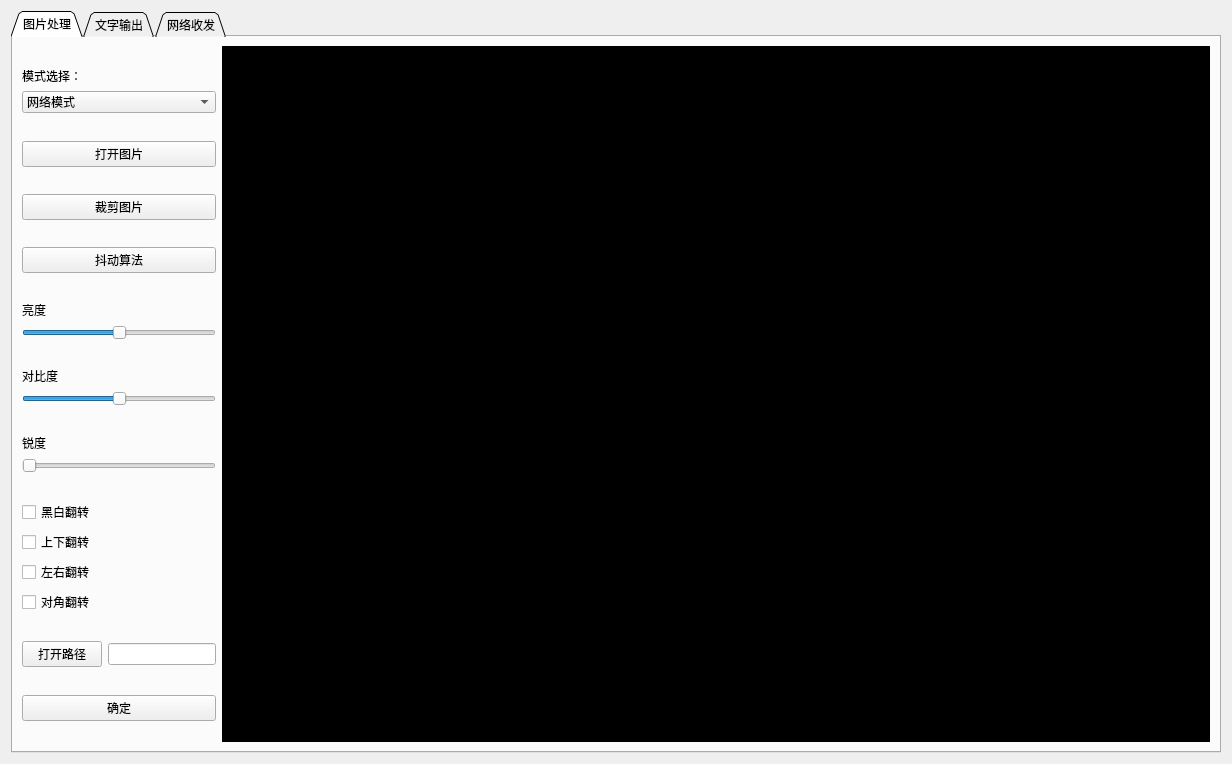
<?xml version="1.0" encoding="UTF-8"?>
<ui version="4.0">
 <class>Form</class>
 <widget class="QWidget" name="Form">
  <property name="geometry">
   <rect>
    <x>0</x>
    <y>0</y>
    <width>1232</width>
    <height>764</height>
   </rect>
  </property>
  <property name="windowTitle">
   <string>Form</string>
  </property>
  <layout class="QHBoxLayout" name="horizontalLayout">
   <item>
    <widget class="QTabWidget" name="tabWidget">
     <property name="tabPosition">
      <enum>QTabWidget::North</enum>
     </property>
     <property name="tabShape">
      <enum>QTabWidget::Triangular</enum>
     </property>
     <property name="currentIndex">
      <number>0</number>
     </property>
     <property name="elideMode">
      <enum>Qt::ElideNone</enum>
     </property>
     <widget class="QWidget" name="QPictureProcess">
      <attribute name="title">
       <string>图片处理</string>
      </attribute>
      <layout class="QFormLayout" name="formLayout_2">
       <item row="0" column="1">
        <layout class="QGridLayout" name="gridLayout">
         <item row="0" column="0">
          <widget class="GraphicsView" name="ShowImage">
           <property name="autoFillBackground">
            <bool>true</bool>
           </property>
           <property name="styleSheet">
            <string notr="true">background: rgb(0, 0, 0)</string>
           </property>
           <property name="frameShape">
            <enum>QFrame::Panel</enum>
           </property>
           <property name="verticalScrollBarPolicy">
            <enum>Qt::ScrollBarAlwaysOff</enum>
           </property>
           <property name="horizontalScrollBarPolicy">
            <enum>Qt::ScrollBarAlwaysOff</enum>
           </property>
           <property name="backgroundBrush">
            <brush brushstyle="SolidPattern">
             <color alpha="0">
              <red>29</red>
              <green>29</green>
              <blue>29</blue>
             </color>
            </brush>
           </property>
           <property name="foregroundBrush">
            <brush brushstyle="NoBrush">
             <color alpha="255">
              <red>0</red>
              <green>0</green>
              <blue>0</blue>
             </color>
            </brush>
           </property>
           <property name="interactive">
            <bool>true</bool>
           </property>
           <property name="sceneRect">
            <rectf>
             <x>0.000000000000000</x>
             <y>0.000000000000000</y>
             <width>0.000000000000000</width>
             <height>0.000000000000000</height>
            </rectf>
           </property>
           <property name="cacheMode">
            <set>QGraphicsView::CacheNone</set>
           </property>
          </widget>
         </item>
        </layout>
       </item>
       <item row="0" column="0">
        <layout class="QVBoxLayout" name="verticalLayout_3">
         <item>
          <spacer name="verticalSpacer_17">
           <property name="orientation">
            <enum>Qt::Vertical</enum>
           </property>
           <property name="sizeHint" stdset="0">
            <size>
             <width>20</width>
             <height>40</height>
            </size>
           </property>
          </spacer>
         </item>
         <item>
          <widget class="QLabel" name="ModeSelectlabel">
           <property name="enabled">
            <bool>true</bool>
           </property>
           <property name="text">
            <string>模式选择：</string>
           </property>
          </widget>
         </item>
         <item>
          <widget class="QComboBox" name="ModeSelectcomboBox">
           <item>
            <property name="text">
             <string>网络模式</string>
            </property>
           </item>
           <item>
            <property name="text">
             <string>单片机模式</string>
            </property>
           </item>
          </widget>
         </item>
         <item>
          <spacer name="verticalSpacer_9">
           <property name="orientation">
            <enum>Qt::Vertical</enum>
           </property>
           <property name="sizeHint" stdset="0">
            <size>
             <width>20</width>
             <height>40</height>
            </size>
           </property>
          </spacer>
         </item>
         <item>
          <widget class="QPushButton" name="OpenPicFileButton">
           <property name="text">
            <string>打开图片</string>
           </property>
          </widget>
         </item>
         <item>
          <spacer name="verticalSpacer_14">
           <property name="orientation">
            <enum>Qt::Vertical</enum>
           </property>
           <property name="sizeHint" stdset="0">
            <size>
             <width>20</width>
             <height>40</height>
            </size>
           </property>
          </spacer>
         </item>
         <item>
          <widget class="QPushButton" name="CroppushButton">
           <property name="text">
            <string>裁剪图片</string>
           </property>
          </widget>
         </item>
         <item>
          <spacer name="verticalSpacer_15">
           <property name="orientation">
            <enum>Qt::Vertical</enum>
           </property>
           <property name="sizeHint" stdset="0">
            <size>
             <width>20</width>
             <height>40</height>
            </size>
           </property>
          </spacer>
         </item>
         <item>
          <widget class="QPushButton" name="DouDongpushButton">
           <property name="text">
            <string>抖动算法</string>
           </property>
          </widget>
         </item>
         <item>
          <spacer name="verticalSpacer_11">
           <property name="orientation">
            <enum>Qt::Vertical</enum>
           </property>
           <property name="sizeHint" stdset="0">
            <size>
             <width>20</width>
             <height>40</height>
            </size>
           </property>
          </spacer>
         </item>
         <item>
          <widget class="QLabel" name="label_2">
           <property name="text">
            <string>亮度</string>
           </property>
          </widget>
         </item>
         <item>
          <widget class="QSlider" name="BrightnesshorizontalSlider">
           <property name="value">
            <number>50</number>
           </property>
           <property name="sliderPosition">
            <number>50</number>
           </property>
           <property name="orientation">
            <enum>Qt::Horizontal</enum>
           </property>
          </widget>
         </item>
         <item>
          <spacer name="verticalSpacer_19">
           <property name="orientation">
            <enum>Qt::Vertical</enum>
           </property>
           <property name="sizeHint" stdset="0">
            <size>
             <width>20</width>
             <height>40</height>
            </size>
           </property>
          </spacer>
         </item>
         <item>
          <widget class="QLabel" name="label_3">
           <property name="text">
            <string>对比度</string>
           </property>
          </widget>
         </item>
         <item>
          <widget class="QSlider" name="ContrasthorizontalSlider">
           <property name="sliderPosition">
            <number>50</number>
           </property>
           <property name="orientation">
            <enum>Qt::Horizontal</enum>
           </property>
          </widget>
         </item>
         <item>
          <spacer name="verticalSpacer_12">
           <property name="orientation">
            <enum>Qt::Vertical</enum>
           </property>
           <property name="sizeHint" stdset="0">
            <size>
             <width>20</width>
             <height>40</height>
            </size>
           </property>
          </spacer>
         </item>
         <item>
          <widget class="QLabel" name="label_5">
           <property name="text">
            <string>锐度</string>
           </property>
          </widget>
         </item>
         <item>
          <widget class="QSlider" name="SharpnesshorizontalSlider">
           <property name="value">
            <number>0</number>
           </property>
           <property name="sliderPosition">
            <number>0</number>
           </property>
           <property name="orientation">
            <enum>Qt::Horizontal</enum>
           </property>
          </widget>
         </item>
         <item>
          <spacer name="verticalSpacer_13">
           <property name="orientation">
            <enum>Qt::Vertical</enum>
           </property>
           <property name="sizeHint" stdset="0">
            <size>
             <width>20</width>
             <height>40</height>
            </size>
           </property>
          </spacer>
         </item>
         <item>
          <widget class="QCheckBox" name="BtoWcheckBox">
           <property name="text">
            <string>黑白翻转</string>
           </property>
          </widget>
         </item>
         <item>
          <widget class="QCheckBox" name="UpDowncheckBox">
           <property name="text">
            <string>上下翻转</string>
           </property>
          </widget>
         </item>
         <item>
          <widget class="QCheckBox" name="LeftRightcheckBox">
           <property name="text">
            <string>左右翻转</string>
           </property>
          </widget>
         </item>
         <item>
          <widget class="QCheckBox" name="DiagonalcheckBox">
           <property name="text">
            <string>对角翻转</string>
           </property>
          </widget>
         </item>
         <item>
          <spacer name="verticalSpacer_8">
           <property name="orientation">
            <enum>Qt::Vertical</enum>
           </property>
           <property name="sizeHint" stdset="0">
            <size>
             <width>20</width>
             <height>40</height>
            </size>
           </property>
          </spacer>
         </item>
         <item>
          <layout class="QHBoxLayout" name="horizontalLayout_5">
           <item>
            <widget class="QPushButton" name="pushButton">
             <property name="text">
              <string>打开路径</string>
             </property>
            </widget>
           </item>
           <item>
            <widget class="QLineEdit" name="lineEdit"/>
           </item>
          </layout>
         </item>
         <item>
          <spacer name="verticalSpacer_18">
           <property name="orientation">
            <enum>Qt::Vertical</enum>
           </property>
           <property name="sizeHint" stdset="0">
            <size>
             <width>20</width>
             <height>40</height>
            </size>
           </property>
          </spacer>
         </item>
         <item>
          <widget class="QPushButton" name="PicProcessConfirm">
           <property name="text">
            <string>确定</string>
           </property>
          </widget>
         </item>
         <item>
          <spacer name="verticalSpacer_10">
           <property name="orientation">
            <enum>Qt::Vertical</enum>
           </property>
           <property name="sizeHint" stdset="0">
            <size>
             <width>20</width>
             <height>40</height>
            </size>
           </property>
          </spacer>
         </item>
        </layout>
       </item>
      </layout>
     </widget>
     <widget class="QWidget" name="QTextOutput">
      <attribute name="title">
       <string>文字输出</string>
      </attribute>
     </widget>
     <widget class="QWidget" name="QNetIO">
      <attribute name="title">
       <string>网络收发</string>
      </attribute>
      <layout class="QFormLayout" name="formLayout">
       <item row="2" column="0">
        <widget class="QTabWidget" name="send_receive_setting">
         <property name="minimumSize">
          <size>
           <width>190</width>
           <height>0</height>
          </size>
         </property>
         <property name="currentIndex">
          <number>1</number>
         </property>
         <widget class="QWidget" name="tab">
          <attribute name="title">
           <string>接收设置</string>
          </attribute>
          <layout class="QVBoxLayout" name="verticalLayout_2">
           <item>
            <widget class="QCheckBox" name="HEXReceiveCheckBox">
             <property name="toolTip">
              <string>以十六进接收</string>
             </property>
             <property name="text">
              <string>HEX(暂不支持)</string>
             </property>
            </widget>
           </item>
           <item>
            <widget class="QCheckBox" name="ReceivePauseCheckBox">
             <property name="text">
              <string>暂停接收显示</string>
             </property>
            </widget>
           </item>
           <item>
            <layout class="QHBoxLayout" name="horizontalLayout_2">
             <property name="spacing">
              <number>7</number>
             </property>
             <item>
              <widget class="QPushButton" name="RSaveDataButton">
               <property name="toolTip">
                <string>保存接收区内容到txt文件 Ctrl+S</string>
               </property>
               <property name="text">
                <string>保存数据</string>
               </property>
               <property name="shortcut">
                <string>Ctrl+S</string>
               </property>
              </widget>
             </item>
             <item>
              <widget class="QPushButton" name="RClearButton">
               <property name="toolTip">
                <string>清空接收区显示</string>
               </property>
               <property name="text">
                <string>清空显示</string>
               </property>
              </widget>
             </item>
            </layout>
           </item>
          </layout>
         </widget>
         <widget class="QWidget" name="tab_2">
          <attribute name="title">
           <string>发送设置</string>
          </attribute>
          <layout class="QVBoxLayout" name="verticalLayout_5">
           <item>
            <widget class="QCheckBox" name="SendHEXCheckBox">
             <property name="toolTip">
              <string>以十六进制发送</string>
             </property>
             <property name="text">
              <string>HEX(暂不支持)</string>
             </property>
            </widget>
           </item>
           <item>
            <widget class="QCheckBox" name="LoopSendCheckBox">
             <property name="text">
              <string>循环发送</string>
             </property>
            </widget>
           </item>
           <item>
            <layout class="QHBoxLayout" name="horizontalLayout_6">
             <property name="spacing">
              <number>2</number>
             </property>
             <item>
              <widget class="QLabel" name="label">
               <property name="sizePolicy">
                <sizepolicy hsizetype="Preferred" vsizetype="Maximum">
                 <horstretch>0</horstretch>
                 <verstretch>0</verstretch>
                </sizepolicy>
               </property>
               <property name="text">
                <string>循环时间</string>
               </property>
              </widget>
             </item>
             <item>
              <widget class="QSpinBox" name="LoopSendSpinBox">
               <property name="sizePolicy">
                <sizepolicy hsizetype="Minimum" vsizetype="Fixed">
                 <horstretch>0</horstretch>
                 <verstretch>0</verstretch>
                </sizepolicy>
               </property>
               <property name="minimumSize">
                <size>
                 <width>68</width>
                 <height>0</height>
                </size>
               </property>
               <property name="suffix">
                <string> ms</string>
               </property>
               <property name="minimum">
                <number>1</number>
               </property>
               <property name="maximum">
                <number>9999999</number>
               </property>
               <property name="singleStep">
                <number>100</number>
               </property>
               <property name="value">
                <number>1000</number>
               </property>
              </widget>
             </item>
            </layout>
           </item>
          </layout>
         </widget>
        </widget>
       </item>
       <item row="2" column="1">
        <layout class="QGridLayout" name="gridLayout_2">
         <property name="leftMargin">
          <number>5</number>
         </property>
         <property name="horizontalSpacing">
          <number>10</number>
         </property>
         <item row="0" column="1">
          <widget class="QPushButton" name="OpenFilePushButton">
           <property name="minimumSize">
            <size>
             <width>0</width>
             <height>25</height>
            </size>
           </property>
           <property name="maximumSize">
            <size>
             <width>80</width>
             <height>25</height>
            </size>
           </property>
           <property name="toolTip">
            <string>打开要发送的文本文件或选择WebServer工作目录 Ctrl+O</string>
           </property>
           <property name="text">
            <string>打开文件</string>
           </property>
           <property name="shortcut">
            <string>Ctrl+O</string>
           </property>
          </widget>
         </item>
         <item row="1" column="1">
          <widget class="QPushButton" name="SendButton">
           <property name="sizePolicy">
            <sizepolicy hsizetype="Minimum" vsizetype="Fixed">
             <horstretch>0</horstretch>
             <verstretch>0</verstretch>
            </sizepolicy>
           </property>
           <property name="minimumSize">
            <size>
             <width>0</width>
             <height>50</height>
            </size>
           </property>
           <property name="maximumSize">
            <size>
             <width>80</width>
             <height>50</height>
            </size>
           </property>
           <property name="toolTip">
            <string>Alt+Enter发送</string>
           </property>
           <property name="text">
            <string>发送</string>
           </property>
           <property name="shortcut">
            <string>Alt+Return</string>
           </property>
          </widget>
         </item>
         <item row="0" column="0" rowspan="2">
          <widget class="QPlainTextEdit" name="SendPlainTextEdit">
           <property name="plainText">
            <string/>
           </property>
           <property name="placeholderText">
            <string>输入要发送的数据</string>
           </property>
          </widget>
         </item>
        </layout>
       </item>
       <item row="3" column="0">
        <layout class="QHBoxLayout" name="horizontalLayout_3" stretch="0,0,0">
         <item>
          <widget class="QLabel" name="label_7">
           <property name="sizePolicy">
            <sizepolicy hsizetype="Preferred" vsizetype="Preferred">
             <horstretch>0</horstretch>
             <verstretch>0</verstretch>
            </sizepolicy>
           </property>
           <property name="toolTip">
            <string>网络连接状态</string>
           </property>
           <property name="text">
            <string>状态:</string>
           </property>
           <property name="alignment">
            <set>Qt::AlignBottom|Qt::AlignLeading|Qt::AlignLeft</set>
           </property>
          </widget>
         </item>
         <item>
          <widget class="QLabel" name="StateLabel">
           <property name="sizePolicy">
            <sizepolicy hsizetype="Fixed" vsizetype="Preferred">
             <horstretch>0</horstretch>
             <verstretch>0</verstretch>
            </sizepolicy>
           </property>
           <property name="minimumSize">
            <size>
             <width>120</width>
             <height>25</height>
            </size>
           </property>
           <property name="maximumSize">
            <size>
             <width>120</width>
             <height>25</height>
            </size>
           </property>
           <property name="text">
            <string>未连接</string>
           </property>
           <property name="alignment">
            <set>Qt::AlignBottom|Qt::AlignLeading|Qt::AlignLeft</set>
           </property>
          </widget>
         </item>
         <item>
          <spacer name="horizontalSpacer_2">
           <property name="orientation">
            <enum>Qt::Horizontal</enum>
           </property>
           <property name="sizeHint" stdset="0">
            <size>
             <width>40</width>
             <height>20</height>
            </size>
           </property>
          </spacer>
         </item>
        </layout>
       </item>
       <item row="3" column="1">
        <layout class="QHBoxLayout" name="horizontalLayout_4">
         <item>
          <widget class="QLabel" name="label_9">
           <property name="toolTip">
            <string/>
           </property>
           <property name="text">
            <string>发送计数:</string>
           </property>
           <property name="alignment">
            <set>Qt::AlignBottom|Qt::AlignLeading|Qt::AlignLeft</set>
           </property>
          </widget>
         </item>
         <item>
          <widget class="QLabel" name="SendCounterLabel">
           <property name="sizePolicy">
            <sizepolicy hsizetype="Fixed" vsizetype="Preferred">
             <horstretch>0</horstretch>
             <verstretch>0</verstretch>
            </sizepolicy>
           </property>
           <property name="minimumSize">
            <size>
             <width>50</width>
             <height>0</height>
            </size>
           </property>
           <property name="maximumSize">
            <size>
             <width>50</width>
             <height>16777215</height>
            </size>
           </property>
           <property name="text">
            <string>0</string>
           </property>
           <property name="alignment">
            <set>Qt::AlignBottom|Qt::AlignLeading|Qt::AlignLeft</set>
           </property>
           <property name="textInteractionFlags">
            <set>Qt::LinksAccessibleByMouse|Qt::TextSelectableByMouse</set>
           </property>
          </widget>
         </item>
         <item>
          <spacer name="horizontalSpacer">
           <property name="orientation">
            <enum>Qt::Horizontal</enum>
           </property>
           <property name="sizeHint" stdset="0">
            <size>
             <width>40</width>
             <height>20</height>
            </size>
           </property>
          </spacer>
         </item>
         <item>
          <widget class="QLabel" name="label_10">
           <property name="text">
            <string>接收计数:</string>
           </property>
           <property name="alignment">
            <set>Qt::AlignBottom|Qt::AlignLeading|Qt::AlignLeft</set>
           </property>
          </widget>
         </item>
         <item>
          <widget class="QLabel" name="ReceiveCounterLabel">
           <property name="sizePolicy">
            <sizepolicy hsizetype="Fixed" vsizetype="Preferred">
             <horstretch>0</horstretch>
             <verstretch>0</verstretch>
            </sizepolicy>
           </property>
           <property name="minimumSize">
            <size>
             <width>50</width>
             <height>0</height>
            </size>
           </property>
           <property name="maximumSize">
            <size>
             <width>50</width>
             <height>16777215</height>
            </size>
           </property>
           <property name="text">
            <string>0</string>
           </property>
           <property name="alignment">
            <set>Qt::AlignBottom|Qt::AlignLeading|Qt::AlignLeft</set>
           </property>
           <property name="textInteractionFlags">
            <set>Qt::LinksAccessibleByMouse|Qt::TextSelectableByMouse</set>
           </property>
          </widget>
         </item>
         <item>
          <spacer name="horizontalSpacer_3">
           <property name="orientation">
            <enum>Qt::Horizontal</enum>
           </property>
           <property name="sizeHint" stdset="0">
            <size>
             <width>40</width>
             <height>20</height>
            </size>
           </property>
          </spacer>
         </item>
         <item>
          <widget class="QPushButton" name="CounterResetButton">
           <property name="text">
            <string>复位计数</string>
           </property>
          </widget>
         </item>
        </layout>
       </item>
       <item row="1" column="1">
        <layout class="QVBoxLayout" name="verticalLayout_4">
         <property name="leftMargin">
          <number>5</number>
         </property>
         <property name="topMargin">
          <number>10</number>
         </property>
         <property name="rightMargin">
          <number>0</number>
         </property>
         <property name="bottomMargin">
          <number>0</number>
         </property>
         <item>
          <widget class="QLabel" name="ReceiveLabel">
           <property name="sizePolicy">
            <sizepolicy hsizetype="Preferred" vsizetype="Preferred">
             <horstretch>0</horstretch>
             <verstretch>0</verstretch>
            </sizepolicy>
           </property>
           <property name="text">
            <string>数据接收区</string>
           </property>
           <property name="alignment">
            <set>Qt::AlignBottom|Qt::AlignLeading|Qt::AlignLeft</set>
           </property>
           <property name="wordWrap">
            <bool>false</bool>
           </property>
          </widget>
         </item>
         <item>
          <widget class="QPlainTextEdit" name="ReceivePlainTextEdit">
           <property name="readOnly">
            <bool>true</bool>
           </property>
          </widget>
         </item>
        </layout>
       </item>
       <item row="1" column="0">
        <layout class="QVBoxLayout" name="verticalLayout">
         <item>
          <spacer name="verticalSpacer_7">
           <property name="orientation">
            <enum>Qt::Vertical</enum>
           </property>
           <property name="sizeHint" stdset="0">
            <size>
             <width>20</width>
             <height>50</height>
            </size>
           </property>
          </spacer>
         </item>
         <item>
          <widget class="QLabel" name="ProtocolTypeLabel">
           <property name="text">
            <string>协议类型</string>
           </property>
           <property name="alignment">
            <set>Qt::AlignBottom|Qt::AlignLeading|Qt::AlignLeft</set>
           </property>
           <property name="buddy">
            <cstring>ProtocolTypeComboBox</cstring>
           </property>
          </widget>
         </item>
         <item>
          <widget class="QComboBox" name="ProtocolTypeComboBox">
           <item>
            <property name="text">
             <string>TCP</string>
            </property>
           </item>
           <item>
            <property name="text">
             <string>UDP</string>
            </property>
           </item>
           <item>
            <property name="text">
             <string>Web Server</string>
            </property>
           </item>
          </widget>
         </item>
         <item>
          <spacer name="verticalSpacer">
           <property name="orientation">
            <enum>Qt::Vertical</enum>
           </property>
           <property name="sizeHint" stdset="0">
            <size>
             <width>20</width>
             <height>40</height>
            </size>
           </property>
          </spacer>
         </item>
         <item>
          <widget class="QLabel" name="MyHostAddrLabel">
           <property name="text">
            <string>本机IP地址</string>
           </property>
           <property name="alignment">
            <set>Qt::AlignBottom|Qt::AlignLeading|Qt::AlignLeft</set>
           </property>
           <property name="buddy">
            <cstring>MyHostAddrLineEdit</cstring>
           </property>
          </widget>
         </item>
         <item>
          <widget class="QLineEdit" name="MyHostAddrLineEdit">
           <property name="inputMask">
            <string/>
           </property>
           <property name="alignment">
            <set>Qt::AlignLeading|Qt::AlignLeft|Qt::AlignVCenter</set>
           </property>
           <property name="readOnly">
            <bool>false</bool>
           </property>
          </widget>
         </item>
         <item>
          <spacer name="verticalSpacer_6">
           <property name="orientation">
            <enum>Qt::Vertical</enum>
           </property>
           <property name="sizeHint" stdset="0">
            <size>
             <width>20</width>
             <height>40</height>
            </size>
           </property>
          </spacer>
         </item>
         <item>
          <widget class="QLabel" name="MyPortLabel">
           <property name="text">
            <string>本地端口</string>
           </property>
           <property name="alignment">
            <set>Qt::AlignBottom|Qt::AlignLeading|Qt::AlignLeft</set>
           </property>
           <property name="buddy">
            <cstring>MyPortLineEdit</cstring>
           </property>
          </widget>
         </item>
         <item>
          <widget class="PortLineEdit" name="MyPortLineEdit">
           <property name="toolTip">
            <string>作为Server启动时绑定的本地端口</string>
           </property>
           <property name="inputMask">
            <string/>
           </property>
           <property name="maxLength">
            <number>5</number>
           </property>
           <property name="alignment">
            <set>Qt::AlignLeading|Qt::AlignLeft|Qt::AlignVCenter</set>
           </property>
          </widget>
         </item>
         <item>
          <spacer name="verticalSpacer_5">
           <property name="orientation">
            <enum>Qt::Vertical</enum>
           </property>
           <property name="sizeHint" stdset="0">
            <size>
             <width>20</width>
             <height>40</height>
            </size>
           </property>
          </spacer>
         </item>
         <item>
          <widget class="QLabel" name="label_4">
           <property name="text">
            <string>目标IP地址</string>
           </property>
           <property name="alignment">
            <set>Qt::AlignBottom|Qt::AlignLeading|Qt::AlignLeft</set>
           </property>
           <property name="buddy">
            <cstring>TargetIPLineEdit</cstring>
           </property>
          </widget>
         </item>
         <item>
          <widget class="IPv4AddrLineEdit" name="TargetIPLineEdit">
           <property name="toolTip">
            <string>作为Client启动时连接服务器的地址</string>
           </property>
           <property name="maxLength">
            <number>15</number>
           </property>
           <property name="alignment">
            <set>Qt::AlignLeading|Qt::AlignLeft|Qt::AlignVCenter</set>
           </property>
          </widget>
         </item>
         <item>
          <spacer name="verticalSpacer_3">
           <property name="orientation">
            <enum>Qt::Vertical</enum>
           </property>
           <property name="sizeHint" stdset="0">
            <size>
             <width>20</width>
             <height>40</height>
            </size>
           </property>
          </spacer>
         </item>
         <item>
          <widget class="QLabel" name="label_6">
           <property name="text">
            <string>目标端口</string>
           </property>
           <property name="alignment">
            <set>Qt::AlignBottom|Qt::AlignLeading|Qt::AlignLeft</set>
           </property>
           <property name="buddy">
            <cstring>TargetPortLineEdit</cstring>
           </property>
          </widget>
         </item>
         <item>
          <widget class="PortLineEdit" name="TargetPortLineEdit">
           <property name="toolTip">
            <string>作为Client启动时连接服务器的端口</string>
           </property>
           <property name="maxLength">
            <number>5</number>
           </property>
           <property name="alignment">
            <set>Qt::AlignLeading|Qt::AlignLeft|Qt::AlignVCenter</set>
           </property>
          </widget>
         </item>
         <item>
          <spacer name="verticalSpacer_2">
           <property name="orientation">
            <enum>Qt::Vertical</enum>
           </property>
           <property name="sizeHint" stdset="0">
            <size>
             <width>20</width>
             <height>40</height>
            </size>
           </property>
          </spacer>
         </item>
         <item>
          <widget class="ConnectButton" name="ConnectButton">
           <property name="minimumSize">
            <size>
             <width>0</width>
             <height>40</height>
            </size>
           </property>
           <property name="maximumSize">
            <size>
             <width>16777215</width>
             <height>40</height>
            </size>
           </property>
           <property name="text">
            <string>连接网络</string>
           </property>
           <property name="icon">
            <iconset>
             <normaloff>:/img/Icons/broken_link_72px.ico</normaloff>
             <normalon>:/img/Icons/link_72px.ico</normalon>:/img/Icons/broken_link_72px.ico</iconset>
           </property>
           <property name="checkable">
            <bool>true</bool>
           </property>
           <property name="checked">
            <bool>false</bool>
           </property>
          </widget>
         </item>
         <item>
          <spacer name="verticalSpacer_4">
           <property name="orientation">
            <enum>Qt::Vertical</enum>
           </property>
           <property name="sizeHint" stdset="0">
            <size>
             <width>20</width>
             <height>40</height>
            </size>
           </property>
          </spacer>
         </item>
        </layout>
       </item>
      </layout>
     </widget>
    </widget>
   </item>
  </layout>
 </widget>
 <customwidgets>
  <customwidget>
   <class>PortLineEdit</class>
   <extends>QLineEdit</extends>
   <header location="global">src.UI.MyWidgets</header>
  </customwidget>
  <customwidget>
   <class>IPv4AddrLineEdit</class>
   <extends>QLineEdit</extends>
   <header location="global">src.UI.MyWidgets</header>
  </customwidget>
  <customwidget>
   <class>ConnectButton</class>
   <extends>QPushButton</extends>
   <header location="global">src.UI.MyWidgets</header>
  </customwidget>
  <customwidget>
   <class>GraphicsView</class>
   <extends>QGraphicsView</extends>
   <header location="global">src.PictureProcess.mygraphics</header>
  </customwidget>
 </customwidgets>
 <resources>
  <include location="resources.qrc"/>
 </resources>
 <connections/>
</ui>
